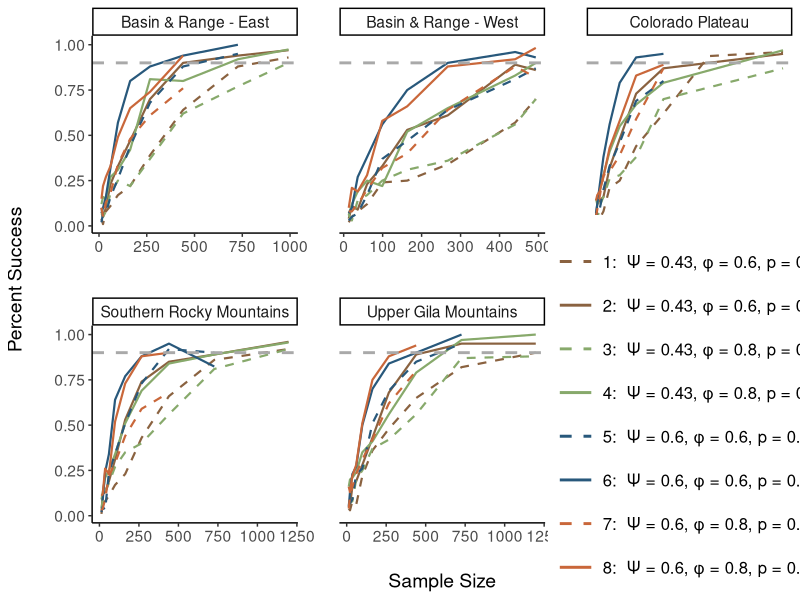
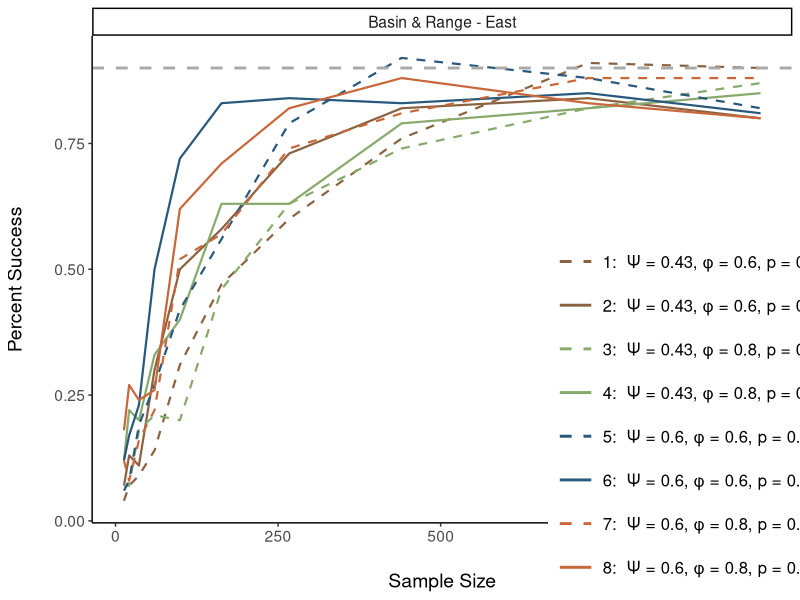

These figures' R source, in order:
library(dplyr)
library(tidyr)
library(ggplot2)
library(patchwork)

### Let's make some figures for the nimble approach
nimble_power_check <- read.csv(here::here("data/nimble_power_check.csv"))

# get dataframe of all possible scenarios
sim_scenarios_table <- data.frame(
  # these are the parameters that change, taken directly from Woods 2019
  psi = c(0.03, 0.43, 0.6), phi = c(.6, .8, .8), p = c(0.4, 0.8, .8)) %>%
  # get all possible combinations
  tidyr::expand(psi, phi,p) %>%
  # and give each unique combination an ID
  mutate(sim_num = row_number(),
         occupancy = ifelse(psi == 0.03, "low", "high")) %>%
  # these are the same for all scenarios right now, sd's from Wood 2019, psi1_low kinda made up
  #mutate(sd_phi = 0.04, sd_gamma = 0.01) %>%
  select(-sim_num) %>%
  #rowwise() %>%
  mutate(gamma = round((psi * (1-phi))/(1-psi), 2)) %>%
  #ungroup() %>%
  #group_by(phi, p, sd_phi, sd_gamma) %>%
  pivot_wider(names_from = "occupancy", values_from = c("gamma", "psi"), values_fn = list) %>%
  unnest(c(gamma_high, psi_high)) %>%
  arrange(psi_high, phi) %>%
  mutate(simulation_scenario = row_number()) %>%
  select(simulation_scenario,everything())

nimble_emu_plt <- nimble_power_check %>%
  filter(total_n < 1500) %>%
left_join(sim_scenarios_table, by = c("phi", "p", "psi" = "psi_high")) %>%
  mutate(sim_type = paste0(simulation_scenario, ":  \u03A8 = ", psi, ", \u03C6 = ", phi, ", p = ", p)) %>%
  mutate(unit = case_when(
    emu == "BRE" ~ "Basin & Range - East",
    emu == "BRW" ~ "Basin & Range - West",
    emu == "CP" ~ "Colorado Plateau",
    emu == "SRM" ~ "Southern Rocky Mountains",
    emu == "UGM" ~ "Upper Gila Mountains"
  )) %>%
  #filter(CI_type == .x) %>%
  ggplot(aes(x = total_n, y = ci_two_tail)) +
  geom_line(aes(color = sim_type, linetype = sim_type), linewidth = 0.75) +
  facet_wrap(~unit, scales = "free_x") +
  theme_classic() +
  scale_colour_discrete("", type = rep(c("#8A6240", "#87A96B", "#28587B", "#c9673a"), each = 2)) +
  scale_linetype_manual("", values=c(2,1,2,1,2,1,2,1)) +
  geom_hline(yintercept = 0.9, color = "darkgrey", linetype = "dashed", linewidth = 1) +
  theme(legend.position = "inside", legend.position.inside = c(0.85, 0.25),
        legend.text=element_text(size=12),
        legend.key.width = unit(1,"cm"),
        text=element_text(size=14),
        legend.key.spacing.y = unit(0.5, 'cm'),
        panel.spacing = unit(30, "pt"),
        axis.title.y = element_text(margin = margin(t = 0, r = 20, b = 0, l = 0)),
        axis.title.x = element_text(margin = margin(t = 20, r = 0, b = 0, l = 0))
  ) +
  guides(linetype = guide_legend(override.aes = list(linewidth = 1))# byrow = TRUE),
         #color = guide_legend(byrow = TRUE)
  ) +
  ylab("Percent Success") +
  xlab("Sample Size")

ggsave(here::here("figures/emu_power_nimble.png"), nimble_emu_plt, height = 12, width = 15)


### Let's get the same thing with the spoccupancy approach
power_eval <- read.csv(here::here("data/power_eval.csv"))

bre_spoc_plt <- power_eval %>%
                           filter(total_n < 1200, emu == "BRE") %>%
                           select(-sim_id) %>%
                           left_join(sim_scenarios_table, by = c("phi", "p", "psi" = "psi_high")) %>%
                           mutate(sim_type = paste0(simulation_scenario, ":  \u03A8 = ", psi, ", \u03C6 = ", phi, ", p = ", p)) %>%
                           mutate(unit = case_when(
                             emu == "BRE" ~ "Basin & Range - East",
                             emu == "BRW" ~ "Basin & Range - West",
                             emu == "CP" ~ "Colorado Plateau",
                             emu == "SRM" ~ "Southern Rocky Mountains",
                             emu == "UGM" ~ "Upper Gila Mountains"
                           )) %>%
                           filter(CI_type == 0.95) %>%
                           ggplot(aes(x = total_n, y = ci_check)) +
                           geom_line(aes(color = sim_type, linetype = sim_type), linewidth = 0.75) +
                           facet_wrap(~unit, scales = "free_x") +
                           theme_classic() +
                           scale_colour_discrete("", type = rep(c("#8A6240", "#87A96B", "#28587B", "#c9673a"), each = 2)) +
                           scale_linetype_manual("", values=c(2,1,2,1,2,1,2,1)) +
                           geom_hline(yintercept = 0.9, color = "darkgrey", linetype = "dashed", linewidth = 1) +
                           theme(legend.position = "inside", legend.position.inside = c(0.85, 0.25),
                                 legend.text=element_text(size=12),
                                 legend.key.width = unit(1,"cm"),
                                 text=element_text(size=14),
                                 legend.key.spacing.y = unit(0.5, 'cm'),
                                 panel.spacing = unit(30, "pt"),
                                 axis.title.y = element_text(margin = margin(t = 0, r = 20, b = 0, l = 0)),
                                 axis.title.x = element_text(margin = margin(t = 20, r = 0, b = 0, l = 0))
                           ) +
                           guides(linetype = guide_legend(override.aes = list(linewidth = 1))# byrow = TRUE),
                                  #color = guide_legend(byrow = TRUE)
                           ) +
                           ylab("Percent Success") +
                           xlab("Sample Size")

ggsave(here::here("figures/bre_power_spoc.png"), bre_spoc_plt, height = 12, width = 10)
